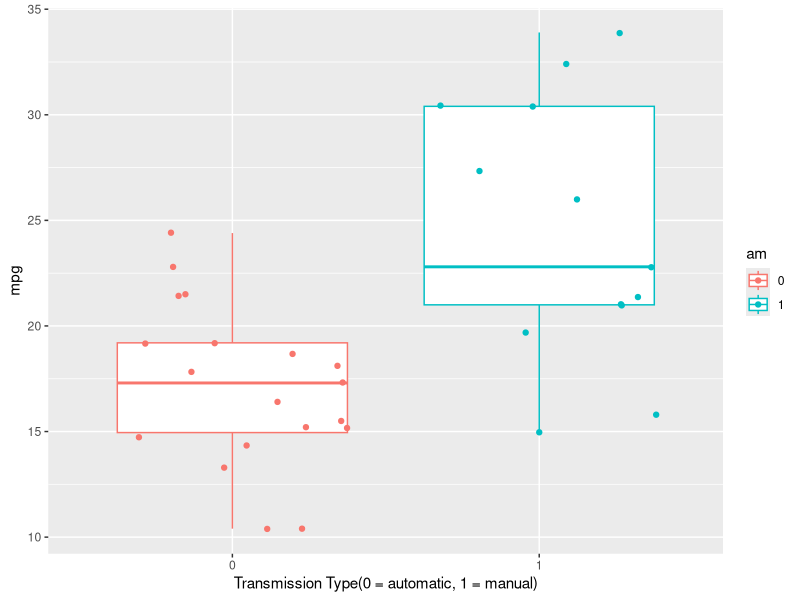
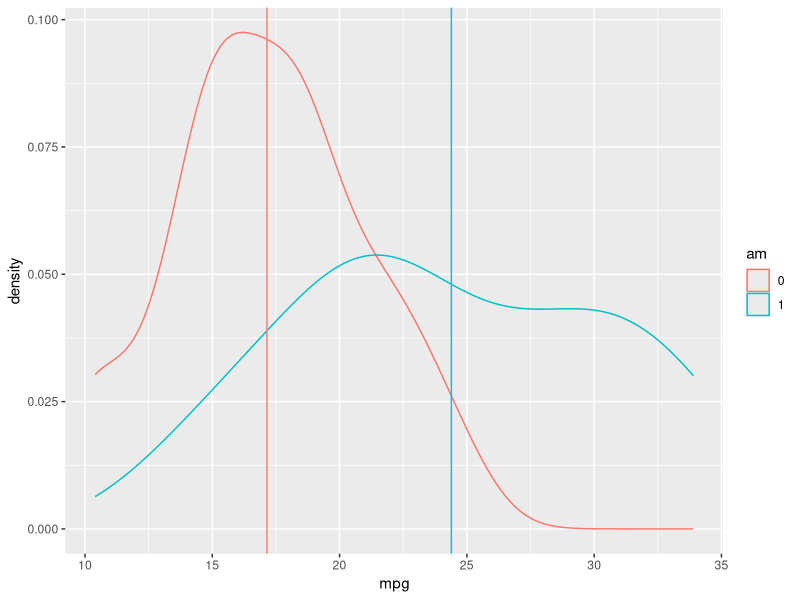
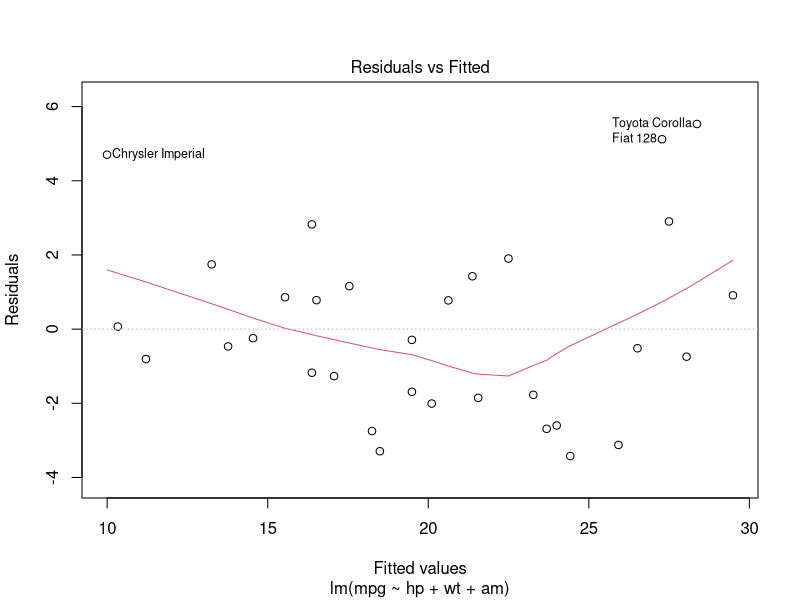
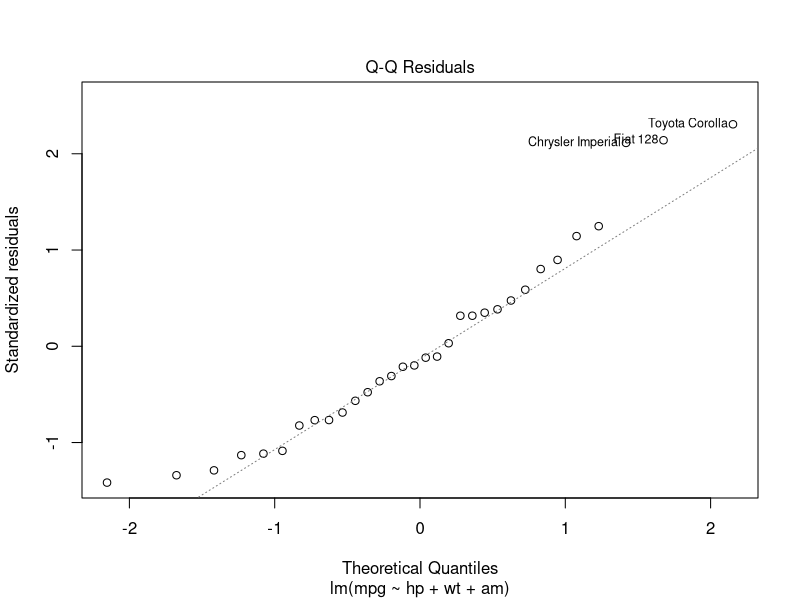
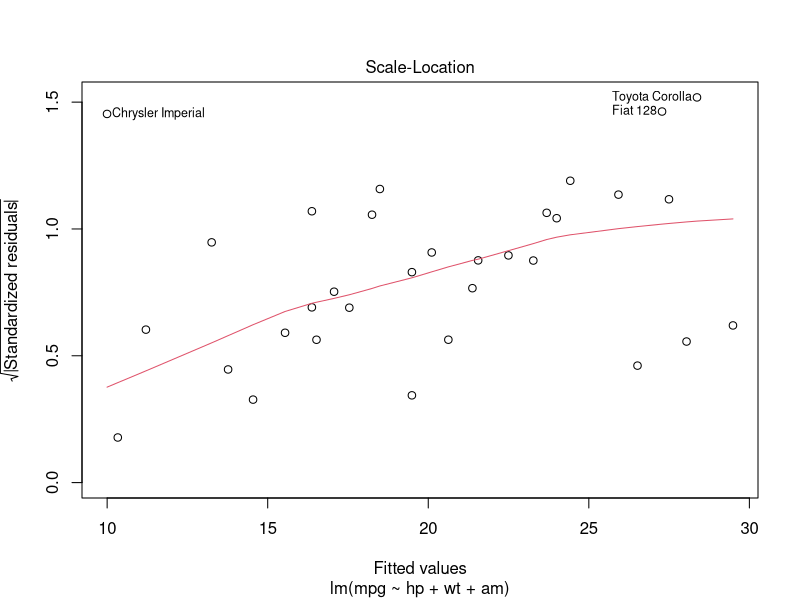
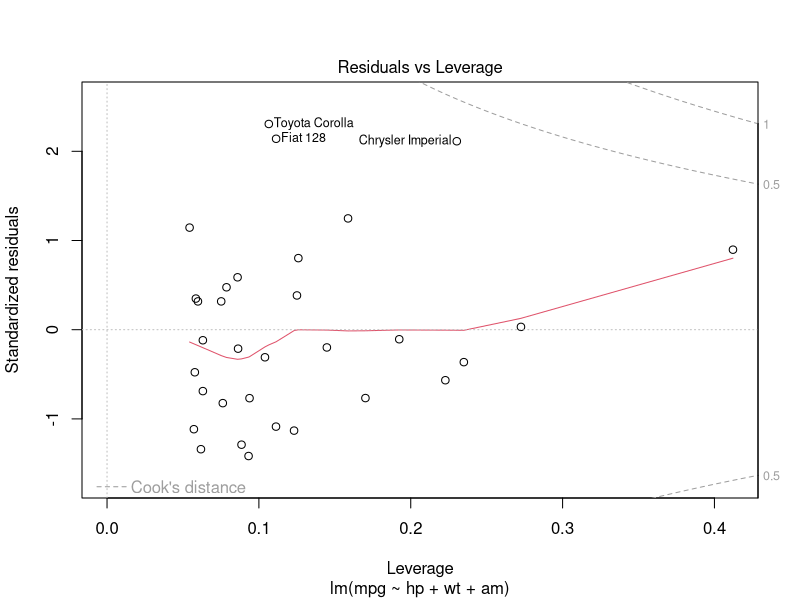

Write R code to recreate these figures, in order.
## ---- chunk 1
data(mtcars)
mtcars$cyl<- as.factor(mtcars$cyl)
mtcars$vs<- as.factor(mtcars$vs)
mtcars$am<- factor(mtcars$am)
mtcars$gear<- as.factor(mtcars$gear)
mtcars$carb<- as.factor(mtcars$carb)
attach(mtcars)
autoData<- mtcars[am == 0,]
manualData<- mtcars[am == 1,]
## ---- chunk 2
model.lm<- lm(mpg ~ am, data = mtcars)
summary(model.lm)
## ---- chunk 3
model.best<- step(lm(mpg ~ ., data = mtcars), direction = "backward")
summary(model.best)
## ---- chunk 4
model1<- lm(mpg ~ hp + wt + am, data = mtcars)
anova(model.lm, model1, model.best)
## ---- chunk 5
coef(summary(model1))
## ---- chunk 6
leverage<- hatvalues(model1)
sort(leverage)

influence<- dfbetas(model1)
influence[c(17, 18, 20),]
## ---- chunk 7
library(ggplot2)
ggplot(mtcars, aes(am, mpg, color = am))+ 
      geom_boxplot() + geom_jitter() +
      xlab("Transmission Type(0 = automatic, 1 = manual)")

ggplot(mtcars, aes(mpg, colour = am)) +
      geom_density() + 
      geom_vline(xintercept = mean(autoData$mpg), colour = "salmon") +
      geom_vline(xintercept = mean(manualData$mpg), colour = "turquoise3")
## ---- chunk 8
plot(model1)
